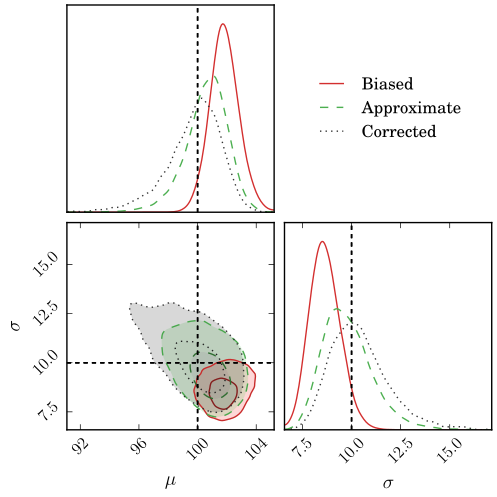

The script that drew this image:
import numpy as np
import emcee
from scipy.stats import norm
from scipy.special import erfc

mu, sigma, alpha = 100, 10, 82
ndim, nwalkers = 2, 10
num = 50

s2 = np.sqrt(2)
def lnprob(theta, data):
    if theta[1] < 0:
        return -np.inf
    return np.sum(norm.logpdf(data, theta[0], theta[1]))

def lnprob2(theta, data):
    mu, sigma = theta
    if sigma < 0:
        return -np.inf
    if mu < alpha:
        return -np.inf
    return np.sum(norm.logpdf(data, mu, sigma) - np.log(0.5 * erfc((alpha - mu)/(s2 * sigma))))

all_samples, all_sampels_corrected = [], []

def get_data(mu, sigma, n=1000):
    x = np.random.normal(loc=mu, scale=sigma, size=n)
    mask1 = x > alpha
    mask2 = x > 85 #(mu - 2 * sigma)
    mask = mask1 & mask2
    return x, mask, mask1, mask2
    
def reweight(mu, sigma):
    original_weight = 0.5 * erfc((alpha - mu)/(s2 * sigma))
    x, mask, mask1, mask2 = get_data(mu, sigma, n=100000)
    new_weight = mask.sum() * 1.0 / mask.size
    diff = np.log(original_weight) - np.log(new_weight)    
    return num * diff    

val1 = 0.5 * erfc((alpha - mu)/(s2 * sigma))
x, mask, mask1, mask2 = get_data(mu, sigma, n=100000)
val2 = mask.sum() * 1.0 / mask.size
print(val1, val2)
import matplotlib.pyplot as plt
plt.hist(x, 50, histtype='step', label="all")
plt.hist(x[mask1], 50, histtype='step', label="mask1")
plt.hist(x[mask2], 50, histtype='step', label="mask2")
plt.hist(x[mask], 50, histtype='step', label="both")
plt.legend()
plt.show()
        
    
    
for i in range(100):
    np.random.seed(i)
    
    x, mask, mask1, mask2 = get_data(mu, sigma)
    x = x[mask][:100]
    p0 = [[np.random.normal(100,10), np.random.normal(15, 2)] for i in range(nwalkers)]
    
    sampler = emcee.EnsembleSampler(nwalkers, ndim, lnprob, args=[x])
    sampler.run_mcmc(p0, 1000)
    
    sampler2 = emcee.EnsembleSampler(nwalkers, ndim, lnprob2, args=[x])
    sampler2.run_mcmc(p0, 1000)
    
    all_samples.append(sampler.chain[:, 100:, :].reshape((-1, ndim)))
    all_sampels_corrected.append(sampler2.chain[:, 100:, :].reshape((-1, ndim)))


all_samples = np.vstack(all_samples)
all_sampels_corrected = np.vstack(all_sampels_corrected)
weights = np.array([reweight(*row) for row in all_sampels_corrected])
weights -= weights.max()
weights = np.exp(weights)
print(weights[:20], weights.max(), weights.min(), weights.mean())

from chainconsumer import ChainConsumer
c = ChainConsumer()
c.add_chain(all_samples, parameters=[r"$\mu$", r"$\sigma$"], name="Biased")
c.add_chain(all_sampels_corrected, parameters=[r"$\mu$", r"$\sigma$"], name="Approximate")
c.add_chain(all_sampels_corrected, weights=weights, parameters=[r"$\mu$", r"$\sigma$"], name="Corrected")
c.configure(flip=False, sigmas=[0,1,2], colors=["#D32F2F", "#4CAF50", "#333333"], linestyles=["-", "--", ":"], shade_alpha=0.2, shade=True)
c.plot(filename="real.pdf", figsize="column", truth=[100,10])
